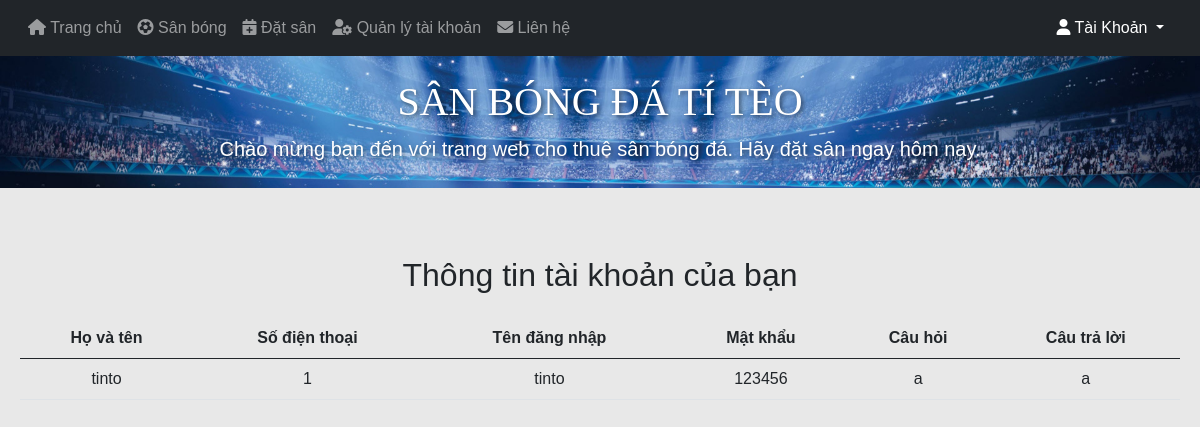
The page /QuanLyTaiKhoan.php (signed in) on the database its author committed.
### tables this page shows
CREATE TABLE `taikhoan` (
  `Hovaten` text NOT NULL,
  `SDT` int(50) NOT NULL,
  `TenDN` text NOT NULL,
  `MatKhau` varchar(50) NOT NULL,
  `Cauhoi` text NOT NULL,
  `Traloi` text NOT NULL
);

### QuanLyTaiKhoan.php (the view, shortened to what this page needs)
<?php
    $tenDN = $_SESSION['user'];
    $servername = "localhost";
    $username = "root";
    $password = "";
    $dbname = "sanbongdatiteo";
    $conn = new mysqli($servername, $username, $password, $dbname);
    $sql = "SELECT * FROM taikhoan WHERE TenDN = '$tenDN' ";
            $result = $conn->query($sql);
?>
<!DOCTYPE html>
<html lang="en">
<head>
    <link href="https://cdn.jsdelivr.net/npm/bootstrap@5.0.2/dist/css/bootstrap.min.css" rel="stylesheet">
    <link rel="stylesheet" href="styleTrangChu.css">
</head>
<body >
<nav class="navbar navbar-expand-lg navbar-dark bg-dark fixed-top" >
            <div class="container">
                <div class="collapse navbar-collapse" id="navbarNav">
                    <ul class="navbar-nav">
                        <li class="nav-item">
                            <a class="nav-link" href="TrangChu.php"><i class="fas fa-home"></i> Trang chủ</a>
                        </li>
                        <li class="nav-item">
                            <a class="nav-link" href="listsankh.php"><i class="fas fa-futbol"></i> Sân bóng</a>
                        </li>
                        <li class="nav-item">
                            <a class="nav-link" href="datsanonl.php"><i class="fas fa-calendar-plus"></i> Đặt sân</a>
                        </li>
                        <li class="nav-item">
                            <a class="nav-link" href="QuanLyTaiKhoan.php"><i class="fa fa-user-cog"></i> Quản lý tài khoản</a>
                        </li>
                        <li class="nav-item">
                            <a class="nav-link" href="https://www.facebook.com/profile.php?id=100092591802235"><i class="fas fa-envelope"></i> Liên hệ</a>
                        </li>
                    </ul>
                </div>
                <div class="dropdown">
                    <a class="nav-link dropdown-toggle text-white" href="#" role="button" id="accountDropdown" data-bs-toggle="dropdown" aria-expanded="false">
                        <i class="fas fa-user"></i> Tài Khoản
                    </a>
                    </div>
            </div>
        </nav>
<header class="bg-success text-center py-2 image-sandau" style="padding-top: 20px;">
    <div class="container" style="padding-top: 70px;">
        <h1 class="text-white text-shadow">SÂN BÓNG ĐÁ TÍ TÈO</h1>
        <p class="lead text-white text-shadow">Chào mừng bạn đến với trang web cho thuê sân bóng đá. Hãy đặt sân ngay hôm nay.</p>
    </div>
</header>
<div class="container mt-5" style="padding-top: 20px;">
  <h2 class="mb-4 text-center">Thông tin tài khoản của bạn</h2>
  <table class="table">
    <thead>
      <tr>
        <th scope="col">Họ và tên</th>
        <th scope="col">Số điện thoại</th>
        <th scope="col">Tên đăng nhập</th>
        <th scope="col">Mật khẩu</th>
        <th scope="col">Câu hỏi</th>
        <th scope="col">Câu trả lời</th>
      </tr>
    </thead>
    <tbody>
      <?php if(mysqli_num_rows($result) > 0) {
        while ($row = mysqli_fetch_assoc($result)) { ?>
          <tr>
            <td><?php echo $row['Hovaten']; ?></td>
            <td><?php echo $row['SDT']; ?></td>
            <td><?php echo $row['TenDN']; ?></td>
            <td><?php echo $row['MatKhau']; ?></td>
            <td><?php echo $row['Cauhoi']; ?></td>
            <td><?php echo $row['Traloi']; ?></td>
          </tr>
    <?php
    }
    }else {
        echo "Không tìm thấy thông tin tài khoản";
    }
      ?>
    </tbody>
  </table>
</div>
</body>
</html>

### styleTrangChu.css (style rules this page uses)
.container { max-width: 1200px; margin: 0 auto; padding: 0 20px; font-family: 'Kanit', sans-serif; }
h1 { font-family: 'Rubik Pixels', cursive; }
.image-sandau { background-image: url('images/sanc1.jpg'); background-size: cover; background-repeat: no-repeat; background-position: center; }
.text-shadow { text-shadow: 2px 2px 4px rgba(0,0,0,0.5); }
body { background-color: #E8E8E8; }

### QuanLyTaiKhoan.php (style rules this page uses)
.table { text-align: center; }
th,td { padding: 10px; }
body { background-color: #E8E8E8; }
.image-sandau { background-image: url('images/sanc1.jpg'); background-size: cover; background-repeat: no-repeat; background-position: center; }
.container { max-width: 1200px; margin: 0 auto; padding: 0 20px; font-family: 'Kanit', sans-serif; }
.text-shadow { text-shadow: 2px 2px 4px rgba(0,0,0,0.5); }

### rows shown on the page
taikhoan: Hovaten "tinto", SDT "1", TenDN "tinto", MatKhau "123456", Cauhoi "a", Traloi "a"
